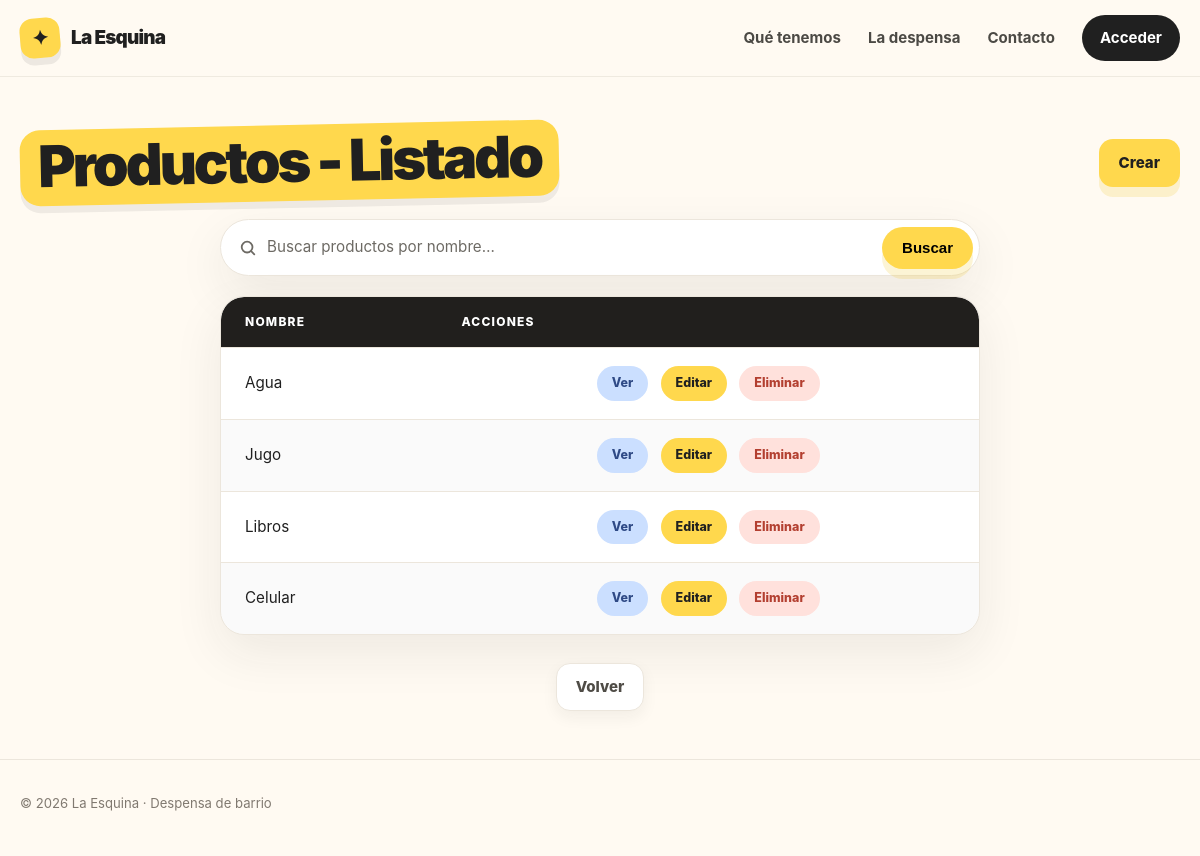
/ventas/producto/, run on the app's committed database.
### ventas/models/producto.py (models this page shows, shortened)
class Producto(models.Model):
    nombre = models.CharField(unique=True, validators=[ValidarTextoEspañol(min_longitud=3)])
    descripcion = models.TextField(blank=True, validators=[ValidarTextoEspañol(min_longitud=10)])
    precio_costo = models.DecimalField(max_digits=10, decimal_places=2)
    precio_venta = models.DecimalField(max_digits=10, decimal_places=2)
    stock = models.FloatField(default=0)
    codigo_barras = models.CharField(max_length=50, null=True, blank=True, unique=True)
    categoria = models.ForeignKey(
        Categoria, on_delete=models.SET_NULL, null=True, blank=True, related_name="productos"
    )
    proveedor = models.ForeignKey(
        Proveedor, on_delete=models.SET_NULL, null=True, blank=True, related_name="productos"
    )
    class Meta:
        verbose_name = "Producto"
        verbose_name_plural = "Productos"
        constraints = (
            models.CheckConstraint(
                condition=Q(stock__gte=0),
                name="producto_stock_no_negativo",
            ),
            models.CheckConstraint(
                condition=Q(precio_costo__gte=0),
                name="producto_precio_costo_no_negativo",
            ),
            models.CheckConstraint(
                condition=Q(precio_venta__gte=0),
                name="producto_precio_venta_no_negativo",
            ),
            models.CheckConstraint(
                condition=Q(precio_venta__gte=F("precio_costo")),
                name="producto_precio_mayor_o_igual_costo",
            ),
        )

### ventas/views/producto.py (the view)
# urls.py: path("producto/", ProductoList.as_view(), name="producto_list"),
class ProductoList(ListView):
    model = Producto
    context_object_name = "productos"  # -> por default es "object_list"
    def get_queryset(self) -> QuerySet[Any, Any]:
        busqueda = self.request.GET.get("busqueda", "").strip()
        if busqueda:
            productos = Producto.objects.filter(nombre__icontains=busqueda)
        else:
            productos = Producto.objects.all()
        return productos

### ventas/templates/ventas/producto_list.html
{% extends "core/base.html" %}
{% load static %}
{% block styles %}
    <link rel="stylesheet" href="{% static 'core/css/table.css' %}" />
    <link rel="stylesheet" href="{% static 'core/css/search.css' %}" />
{% endblock styles %}
{% block content %}
    <div class="container section">
        <div class="page-head">
            <h1 class="page-title">Productos - Listado</h1>
            <a class="button button-primary"
               href="{% url 'ventas:producto_create' %}">Crear</a>
        </div>
        {% include "core/partials/search.html" with placeholder="Buscar productos por nombre…" label="Buscar productos" clear_url="ventas:producto_list" %}
        <table class="data-table">
            <thead>
                <tr>
                    <th>Nombre</th>
                    <th>Acciones</th>
                </tr>
            </thead>
            <tbody>
                {% for producto in productos %}
                    <tr>
                        <td>{{ producto.nombre }}</td>
                        <td class="table-actions">
                            <a class="table-action table-action--view"
                               href="{% url 'ventas:producto_detail' producto.pk %}">Ver</a>
                            <a class="table-action table-action--edit"
                               href="{% url 'ventas:producto_update' producto.pk %}">Editar</a>
                            <a class="table-action table-action--danger"
                               href="{% url 'ventas:producto_delete' producto.pk %}">Eliminar</a>
                        </td>
                    </tr>
                {% empty %}
                    <tr>
                        <td class="table-empty" colspan="2">No hay productos disponibles.</td>
                    </tr>
                {% endfor %}
            </tbody>
        </table>
        <div class="page-actions">
            <a class="button button-secondary" href="{% url 'ventas:home' %}">Volver</a>
        </div>
    </div>
{% endblock content %}

### core/static/core/css/base.css (style rules this page uses)
:root { --bg: #fffaf2; --surface: #fff; --ink: #202020; --muted: #6d6a64; --line: #ece6dc; --yellow: #ffd84d; --coral: #ff806f; --mint: #bfe9d7; --blue: #cbdfff; --pink: #ffd3df; --shadow: 0 18px 50px rgba(32, 32, 32, 0.08); }
* { box-sizing: border-box; margin: 0; padding: 0; }
html { scroll-behavior: smooth; }
body { font-family: Inter, ui-sans-serif, system-ui, -apple-system, BlinkMacSystemFont, "Segoe UI", sans-serif; background: var(--bg); color: var(--ink); line-height: 1.5; display: flex; flex-direction: column; min-height: 100vh; }
a { color: inherit; text-decoration: none; }
.container { width: min(1160px, calc(100% - 40px)); margin: 0 auto; }

### core/static/core/css/components.css (style rules this page uses)
.page-title { display: inline-block; margin-bottom: 18px; padding: 6px 18px 10px; border-radius: 20px; background: var(--yellow); box-shadow: 0 7px 0 rgba(32, 32, 32, 0.07); font-size: clamp(2.3rem, 5.5vw, 3.6rem); font-weight: 950; line-height: 1.05; letter-spacing: -0.055em; transform: rotate(-1.2deg); }
.button { display: inline-flex; align-items: center; justify-content: center; gap: 9px; min-height: 48px; padding: 0 19px; border-radius: 14px; border: 1px solid transparent; font-size: 0.94rem; font-weight: 850; transition: transform 0.2s ease, box-shadow 0.2s ease; }
.button-primary { background: var(--yellow); box-shadow: 0 10px 0 rgba(237, 191, 23, 0.18); }
.button-secondary { background: var(--surface); border-color: var(--line); color: #4f4c46; box-shadow: 0 6px 16px rgba(32, 32, 32, 0.06); }
.page-actions { display: flex; justify-content: center; gap: 12px; }
.page-head { display: flex; align-items: center; justify-content: space-between; flex-wrap: wrap; gap: 16px; margin-bottom: 18px; }
.page-head .page-title { margin-bottom: 0; }
.section { padding: 48px 0; }

### core/static/core/css/table.css (style rules this page uses)
.data-table { width: min(760px, 100%); margin: 0 auto 28px; background: var(--surface); border: 1px solid var(--line); border-radius: 24px; border-spacing: 0; border-collapse: separate; box-shadow: var(--shadow); overflow: hidden; }
.data-table th { text-align: left; }
.data-table thead th { padding: 16px 24px; background: #211f1d; color: #fff; font-size: 0.75rem; font-weight: 850; letter-spacing: 0.1em; text-transform: uppercase; }
.data-table thead th:first-child { border-top-left-radius: 23px; }
.data-table thead th:last-child { border-top-right-radius: 23px; }
.data-table tbody td { padding: 18px 24px; border-top: 1px solid var(--line); font-size: 0.95rem; transition: background-color 0.18s ease; }
.data-table tbody tr:nth-child(even) td { background: rgba(32, 32, 32, 0.02); }
.data-table tbody tr:last-child td:first-child { border-bottom-left-radius: 23px; }
.data-table tbody tr:last-child td:last-child { border-bottom-right-radius: 23px; }
.data-table .table-actions { text-align: center; white-space: nowrap; }
.data-table .table-action { display: inline-flex; align-items: center; justify-content: center; padding: 7px 14px; border: 1px solid transparent; border-radius: 999px; font-size: 0.78rem; font-weight: 850; transition: transform 0.18s ease, box-shadow 0.18s ease; }
.data-table .table-action + .table-action { margin-left: 8px; }
.table-action--view { background: var(--blue); color: #2f4a86; }
.table-action--edit { background: var(--yellow); color: var(--ink); }
.table-action--danger { background: #ffe1dc; color: #b33f30; }

### data on the page
Producto: nombre "Agua"
Producto: nombre "Jugo"
Producto: nombre "Libros"
Producto: nombre "Celular"
